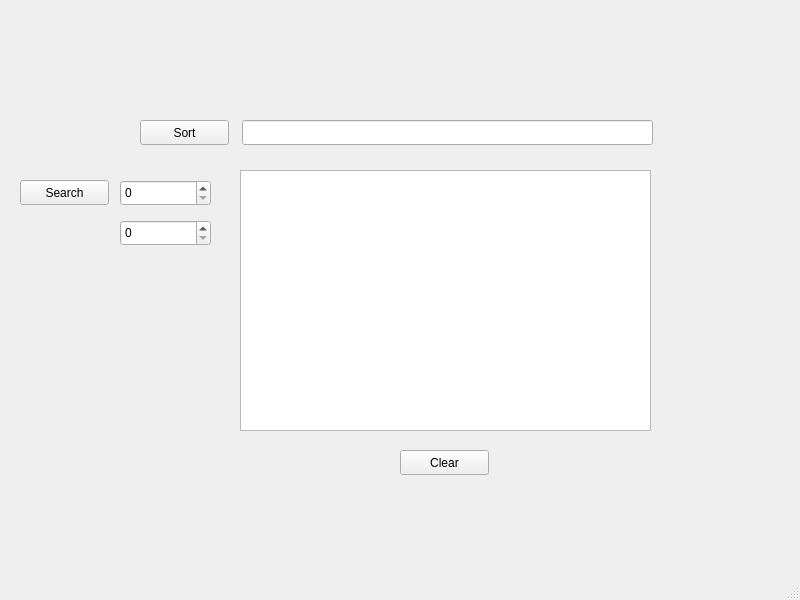
<?xml version="1.0" encoding="UTF-8"?>
<ui version="4.0">
 <class>MainWindow</class>
 <widget class="QMainWindow" name="MainWindow">
  <property name="geometry">
   <rect>
    <x>0</x>
    <y>0</y>
    <width>800</width>
    <height>600</height>
   </rect>
  </property>
  <property name="windowTitle">
   <string>MainWindow</string>
  </property>
  <widget class="QWidget" name="centralwidget">
   <widget class="QLineEdit" name="input">
    <property name="geometry">
     <rect>
      <x>242</x>
      <y>120</y>
      <width>411</width>
      <height>25</height>
     </rect>
    </property>
   </widget>
   <widget class="QTextEdit" name="output">
    <property name="geometry">
     <rect>
      <x>240</x>
      <y>170</y>
      <width>411</width>
      <height>261</height>
     </rect>
    </property>
   </widget>
   <widget class="QPushButton" name="button">
    <property name="geometry">
     <rect>
      <x>140</x>
      <y>120</y>
      <width>89</width>
      <height>25</height>
     </rect>
    </property>
    <property name="text">
     <string>Sort</string>
    </property>
   </widget>
   <widget class="QPushButton" name="pushButton">
    <property name="geometry">
     <rect>
      <x>20</x>
      <y>180</y>
      <width>89</width>
      <height>25</height>
     </rect>
    </property>
    <property name="text">
     <string>Search</string>
    </property>
   </widget>
   <widget class="QSpinBox" name="spinBox">
    <property name="geometry">
     <rect>
      <x>120</x>
      <y>180</y>
      <width>91</width>
      <height>26</height>
     </rect>
    </property>
    <property name="maximum">
     <number>99999999</number>
    </property>
   </widget>
   <widget class="QSpinBox" name="spinBox_2">
    <property name="geometry">
     <rect>
      <x>120</x>
      <y>220</y>
      <width>91</width>
      <height>26</height>
     </rect>
    </property>
    <property name="maximum">
     <number>99999999</number>
    </property>
   </widget>
   <widget class="QPushButton" name="pushButton_2">
    <property name="geometry">
     <rect>
      <x>400</x>
      <y>450</y>
      <width>89</width>
      <height>25</height>
     </rect>
    </property>
    <property name="text">
     <string>Clear</string>
    </property>
   </widget>
  </widget>
  <widget class="QMenuBar" name="menubar">
   <property name="geometry">
    <rect>
     <x>0</x>
     <y>0</y>
     <width>800</width>
     <height>22</height>
    </rect>
   </property>
  </widget>
  <widget class="QStatusBar" name="statusbar"/>
 </widget>
 <resources/>
 <connections/>
</ui>
